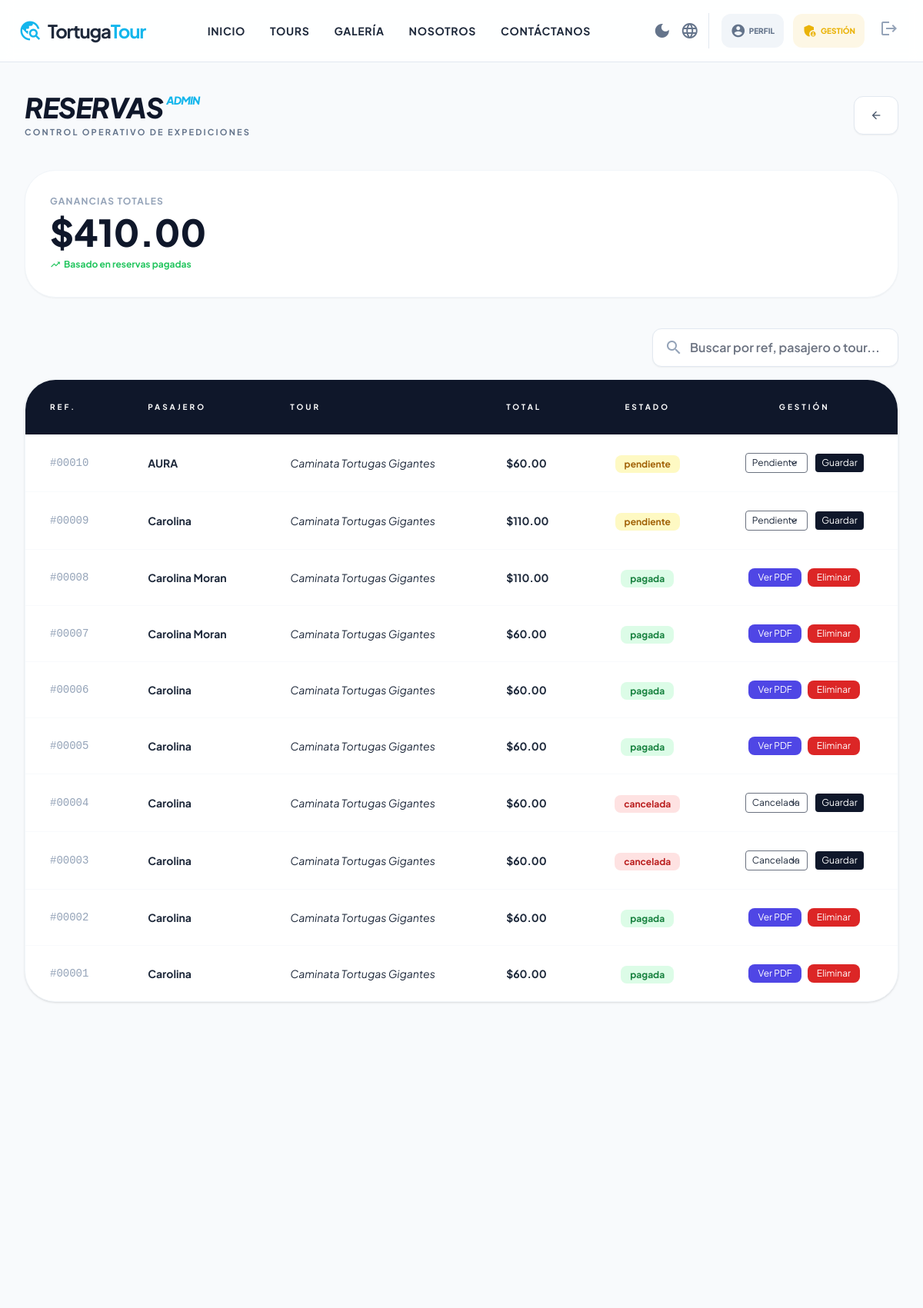
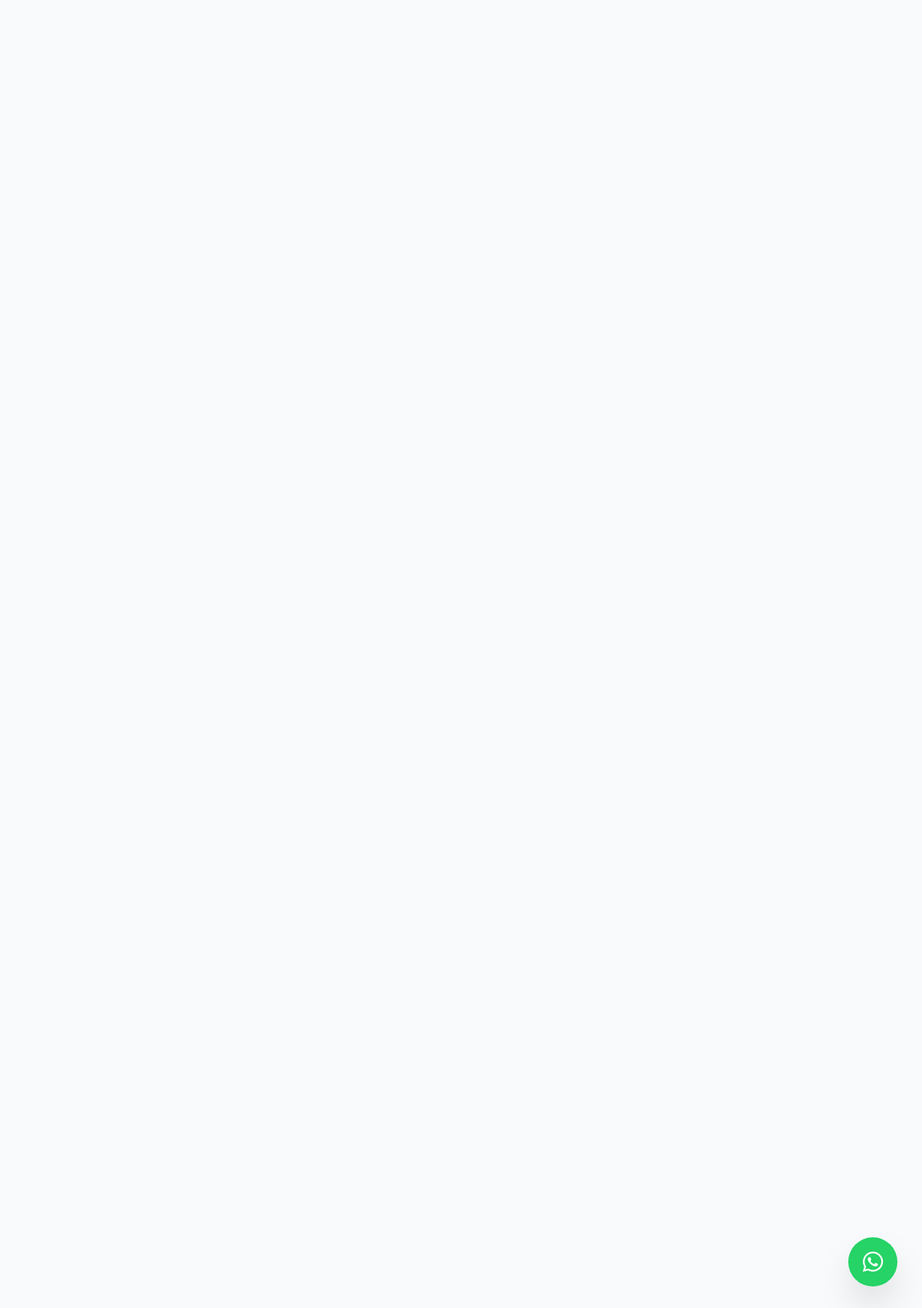
The app's page /panel/reservas/ (signed in) with its own data (2 pictures, top to bottom).
### core/models.py (models this page shows, shortened)
class Reserva(models.Model):
    ESTADOS = (
        ("pendiente", "Pendiente"),
        ("confirmada", "Confirmada"),
        ("pagada", "Pagada"),
        ("cancelada", "Cancelada"),
    )
    usuario = models.ForeignKey(User, on_delete=models.CASCADE, null=True, blank=True)
    salida = models.ForeignKey(SalidaTour, on_delete=models.CASCADE, related_name="reservas")
    adultos = models.PositiveIntegerField()
    ninos = models.PositiveIntegerField()
    total_pagar = models.DecimalField(max_digits=10, decimal_places=2)
    estado = models.CharField(max_length=20, choices=ESTADOS, default="pendiente")
    fecha_reserva = models.DateTimeField(default=timezone.now)
    nombre = models.CharField(max_length=100)
    apellidos = models.CharField(max_length=150)
    correo = models.EmailField()
    telefono = models.CharField(max_length=30)
    identificacion = models.CharField(max_length=50)

class SalidaTour(models.Model):
    tour = models.ForeignKey(Tour, on_delete=models.CASCADE, related_name="salidas")
    fecha = models.DateField()
    hora = models.TimeField(null=True, blank=True)
    cupo_maximo = models.PositiveIntegerField()
    cupos_disponibles = models.PositiveIntegerField()

class Tour(models.Model):
    nombre = models.CharField(max_length=150)
    destino = models.ForeignKey(Destino, on_delete=models.CASCADE, related_name="tours")
    descripcion = models.TextField()
    precio = models.DecimalField(max_digits=8, decimal_places=2)
    precio_adulto = models.DecimalField(max_digits=8, decimal_places=2, default=0, blank=True)
    precio_nino = models.DecimalField(max_digits=8, decimal_places=2, default=0, blank=True)
    lemonsqueezy_variant_id = models.CharField(max_length=50, blank=True, default="")
    cupo_maximo = models.PositiveIntegerField(default=15)
    cupos_disponibles = models.PositiveIntegerField(default=15)

### core/views.py (the view)
# urls.py: path("panel/reservas/", views.admin_reservas, name="admin_reservas"),
@login_required
@user_passes_test(es_admin)
def admin_reservas(request):
    Reserva.objects.filter(pagos__estado="paid").exclude(estado="pagada").update(estado="pagada")
    reservas = (
        Reserva.objects.select_related("salida__tour")
        .prefetch_related("pagos")
        .order_by("-id")
    )
    for reserva in reservas:
        reserva.tiene_pago = any(pago.estado == "paid" for pago in reserva.pagos.all())
    return render(request, "core/panel/reservas.html", {"reservas": reservas})

### core/context_processors.py (called while the page is built)
def whatsapp_number(request):
    return {"WHATSAPP_NUMBER": getattr(settings, "WHATSAPP_NUMBER", "")}

### core/views.py (called while the page is built)
def es_admin(user):
    return user.is_staff

### core/templates/core/panel/reservas.html (shortened to what this page needs)
{% extends "core/base.html" %}
{% block content %}
<div class="bg-slate-50 min-h-screen py-10 relative">
    <div class="max-w-7xl mx-auto px-4 sm:px-6 lg:px-8">
        <div class="flex flex-col md:flex-row md:items-center justify-between gap-6 mb-10">
            <div>
                <h1 class="text-4xl font-black text-slate-900 tracking-tight italic">
                    RESERVAS<span class="text-primary text-sm align-top ml-1">ADMIN</span>
                </h1>
                <p class="text-slate-500 text-[11px] font-bold uppercase tracking-[0.2em] mt-1">
                    Control operativo de expediciones
                </p>
            </div>
            <a href="{% url 'panel_admin' %}"
               class="inline-flex items-center gap-2 px-5 py-3 rounded-xl bg-white border border-slate-200 text-slate-600 hover:text-primary hover:border-primary/30 transition-all duration-300 font-bold text-sm shadow-sm">
                <span class="material-icons text-base">arrow_back</span>
            </a>
        </div>
        <div id="seccion-reporte" class="grid grid-cols-1 mb-10">
            <div class="bg-white p-8 rounded-[2.5rem] shadow-sm border border-slate-100 flex flex-col justify-center">
                <span class="text-slate-400 text-xs font-bold uppercase tracking-widest">Ganancias Totales</span>
                <h2 id="total-ganancias-display" class="text-5xl font-black text-slate-900 mt-2">$0.00</h2>
                <p class="text-green-500 text-xs font-bold mt-2 flex items-center gap-1">
                    <span class="material-icons text-sm">trending_up</span> Basado en reservas pagadas
                </p>
            </div>
        </div>
        <div class="flex justify-end mb-4">
            <div class="relative group w-full md:w-80">
                <span class="material-icons absolute left-4 top-1/2 -translate-y-1/2 text-slate-400 group-focus-within:text-primary">search</span>
                <input type="text" id="reservaSearch" placeholder="Buscar por ref, pasajero o tour..."
                    class="pl-12 pr-6 py-3 bg-white border border-slate-200 rounded-xl w-full shadow-sm focus:ring-4 focus:ring-primary/10 focus:border-primary outline-none font-semibold text-slate-700"
                    onkeyup="filterReservas()">
            </div>
        </div>
        <div class="bg-white rounded-[2.5rem] shadow border border-slate-100 overflow-hidden">
            <div class="overflow-x-auto">
                <table class="w-full text-left border-collapse" id="tabla-reservas">
                    <thead class="bg-slate-900 text-white text-[10px] uppercase tracking-[0.3em]">
                        <tr>
                            <th class="px-8 py-7">Ref.</th>
                            <th class="px-8 py-7">Pasajero</th>
                            <th class="px-8 py-7">Tour</th>
                            <th class="px-8 py-7">Total</th>
                            <th class="px-8 py-7 text-center">Estado</th>
                            <th class="px-8 py-7 text-center">Gestión</th>
                        </tr>
                    </thead>
                    <tbody class="divide-y divide-slate-50 text-sm">
                        {% for r in reservas %}
                        <tr class="reserva-row hover:bg-slate-50">
                            <td class="px-8 py-6 text-slate-400 font-mono">#{{ r.id|stringformat:"05d" }}</td>
                            <td class="px-8 py-6 font-bold">{{ r.nombre }} {{ r.apellidos }}</td>
                            <td class="px-8 py-6 italic tour-nombre">{{ r.salida.tour.nombre }}</td>
                            <td class="px-8 py-6 font-bold monto-total">${{ r.total_pagar }}</td>
                            <td class="px-8 py-6 text-center">
                                <span class="estado-label px-3 py-1 rounded-lg text-xs font-bold
                                    {% if r.estado == "cancelada" %}bg-red-100 text-red-700
                                    {% elif r.estado == "pagada" or r.tiene_pago %}bg-green-100 text-green-700
                                    {% else %}bg-yellow-100 text-yellow-700{% endif %}">
                                    {% if r.estado == "pagada" or r.tiene_pago %}pagada{% else %}{{ r.estado }}{% endif %}
                                </span>
                            </td>
                            <td class="px-8 py-6 text-center">
                                {% if r.estado == "pagada" or r.tiene_pago %}
                                <div class="inline-flex items-center gap-2">
                                    <a href="{% url 'ver_ticket_pdf' r.id %}" target="_blank" class="bg-indigo-600 text-white px-3 py-1 rounded-lg text-xs">Ver PDF</a>
                                    <form method="post" action="{% url 'eliminar_reserva' r.id %}" class="inline">
                                        <button type="submit" class="bg-red-600 text-white px-3 py-1 rounded-lg text-xs">Eliminar</button>
                                    </form>
                                </div>
                                {% else %}
                                <form method="post" action="{% url 'cambiar_estado_reserva' r.id %}">
                                    <select name="estado" class="border rounded px-2 py-1 text-xs">
                                        <option value="pendiente" {% if r.estado == "pendiente" %}selected{% endif %}>Pendiente</option>
                                        <option value="cancelada" {% if r.estado == "cancelada" %}selected{% endif %}>Cancelada</option>
                                    </select>
                                    <button type="submit" class="bg-slate-900 text-white px-2 py-1 rounded text-xs ml-2">Guardar</button>
                                </form>
                                {% endif %}
                            </td>
                        </tr>
                        {% endfor %}
                    </tbody>
                </table>
            </div>
        </div>
    </div>
</div>
{% endblock %}

### core/templates/core/base.html (style rules this page uses)
html { top: 0 !important; margin-top: 0 !important; }
body { top: 0px !important; margin-top: 0 !important; position: static !important; }

### records on screen
Reserva: id "00010", nombre "AURA", salida.tour.nombre "Caminata Tortugas Gigantes", total_pagar "60.00", estado "pendiente", estado "Pendiente"
Reserva: id "00009", nombre "Carolina", salida.tour.nombre "Caminata Tortugas Gigantes", total_pagar "110.00", estado "pendiente", estado "Pendiente"
Reserva: id "00008", nombre "Carolina Moran", salida.tour.nombre "Caminata Tortugas Gigantes", total_pagar "110.00", estado "pagada"
Reserva: id "00007", nombre "Carolina Moran", salida.tour.nombre "Caminata Tortugas Gigantes", total_pagar "60.00", estado "pagada"
Reserva: id "00006", nombre "Carolina", salida.tour.nombre "Caminata Tortugas Gigantes", total_pagar "60.00", estado "pagada"
Reserva: id "00005", nombre "Carolina", salida.tour.nombre "Caminata Tortugas Gigantes", total_pagar "60.00", estado "pagada"
Reserva: id "00004", nombre "Carolina", salida.tour.nombre "Caminata Tortugas Gigantes", total_pagar "60.00", estado "cancelada", estado "Cancelada"
Reserva: id "00003", nombre "Carolina", salida.tour.nombre "Caminata Tortugas Gigantes", total_pagar "60.00", estado "cancelada", estado "Cancelada"
Reserva: id "00002", nombre "Carolina", salida.tour.nombre "Caminata Tortugas Gigantes", total_pagar "60.00", estado "pagada"
Reserva: id "00001", nombre "Carolina", salida.tour.nombre "Caminata Tortugas Gigantes", total_pagar "60.00", estado "pagada"
